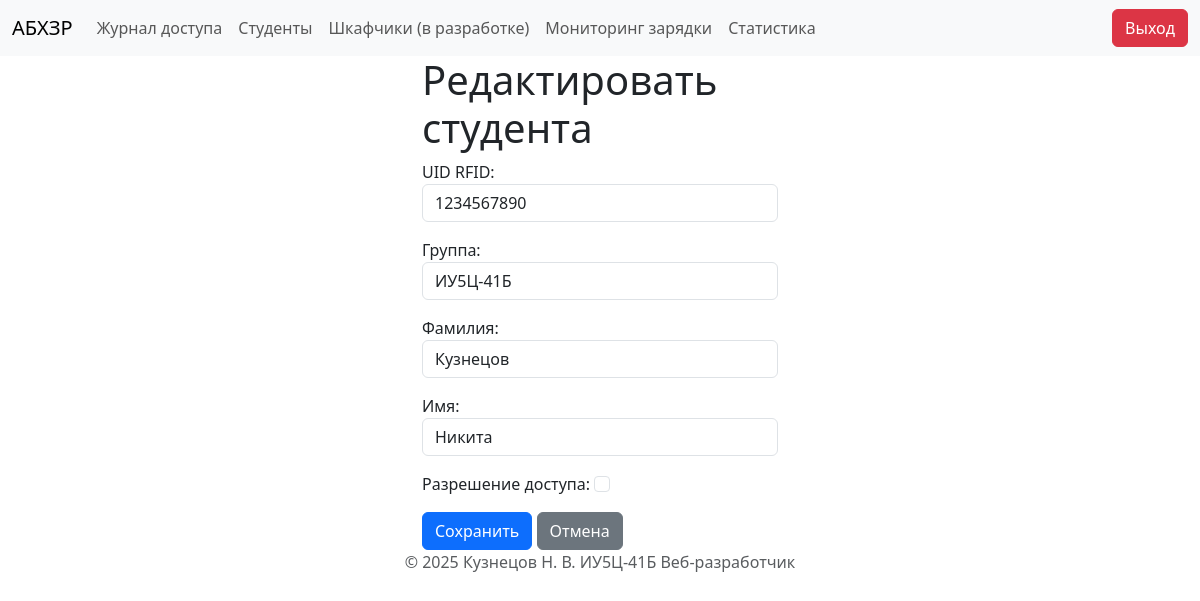
The app's page /upd-student/3/ with its own data.
### storage/models.py (models this page shows, shortened)
class Student(models.Model):
    group = models.ForeignKey(Group, on_delete=models.SET_NULL, blank=True, null=True, related_name='students')
    rfid_tag = models.CharField(max_length=255, unique=True)
    last_name = models.CharField(max_length=255)
    first_name = models.CharField(max_length=255)
    access = models.BooleanField(default=False)

### storage/views.py (the view)
# urls.py: path('upd-student/<int:student_id>/', views.upd_student, name='upd_student'),
def upd_student(request, student_id):
    student = get_object_or_404(Student, pk=student_id)  # Получаем студента по ID или возвращаем ошибку 404, если студент не найден
    if request.method == 'POST':
        form = StudentForm(request.POST, instance=student) # Создаем экземпляр формы с данными из POST-запроса и текущими данными студента
        if form.is_valid():
            form.save()  # Сохраняем изменения в базе данных
            return redirect('students')  # Перенаправляем на страницу со списком студентов
    else:
        form = StudentForm(instance=student)  # Создаем экземпляр формы с текущими данными студента (для GET-запроса)
    return render(request, 'pages/upd_student.html', {'form': form, 'student': student})

### storage/forms.py
class StudentForm(forms.ModelForm):
    class Meta:
        model = Student
        fields = ['rfid_tag', 'group', 'last_name', 'first_name', 'access']
        labels = {
            'rfid_tag': 'UID RFID',
            'last_name': 'Фамилия',
            'first_name': 'Имя',
            'group': 'Группа',
            'access': 'Разрешение доступа',
        }
        widgets = {
            'rfid_tag': forms.TextInput(attrs={'class': 'form-control', 'label' : 'UID RFID'}),
            'last_name': forms.TextInput(attrs={'class': 'form-control'}),
            'first_name': forms.TextInput(attrs={'class': 'form-control'}),
            'group': forms.Select(attrs={'class': 'form-control'}),
            'access': forms.CheckboxInput(attrs={'class': 'form-check-input'}),
        }

### storage/models.py (called while the page is built)
    def __str__(self):
        return self.group_name

### storage/templates/pages/upd_student.html (shortened to what this page needs)
{% extends "layout.html" %}
{% block content %}
<form method="post">
    <div class="row">
        <div class="col-4"></div>
        <div class="col-4">
            <h1>Редактировать студента</h1>
            {{ form.as_p }}
            <button type="submit" class="btn btn-primary">Сохранить</button>
            <a href="{% url 'students' %}" class="btn btn-secondary">Отмена</a>
        </div>
    </div>
</form>
{% endblock content %}

### records on screen
Student: rfid_tag "1234567890", group "ИУ5Ц-41Б", last_name "Кузнецов", first_name "Никита"
